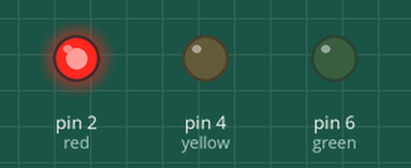
Bench run of a sketch on a simulated Arduino Uno, built with avr-gcc and run on an emulated ATmega328P. Shown: output pins drawn as LEDs (lit = HIGH).

Above: at 0.7 s.
At 2.2 s:
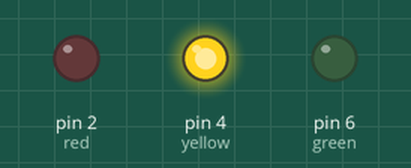
At 3.7 s:
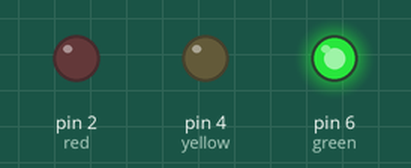
Timing chart, 0 to 5.9 s (numbered marks = the images above):
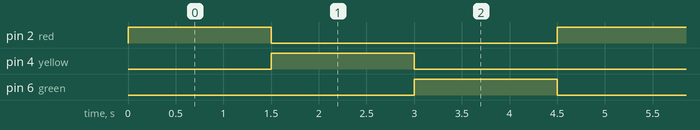

Measured:
- by itself, pin 2 (red), pin 4 (yellow), pin 6 (green): alternates HIGH for 1.5 s and LOW for 3.0 s
- by itself, everything shown: repeats every 4.5 s, in 3 steps

The sketch:

Traffic_Light_Simulation.ino
```cpp
int red = 2;
int yellow = 4;
int green = 6; // [cite: 235]

void setup() {
  pinMode(red, OUTPUT);
  pinMode(yellow, OUTPUT);
  pinMode(green, OUTPUT);
}

void loop() {
  digitalWrite(red, HIGH); // Turn on Red LED [cite: 236]
  digitalWrite(yellow, LOW);
  digitalWrite(green, LOW);
  delay(1500); // Wait for 1.5 seconds [cite: 236]

  digitalWrite(red, LOW);
  digitalWrite(yellow, HIGH); // Turn on Yellow LED [cite: 237]
  digitalWrite(green, LOW);
  delay(1500);

  digitalWrite(red, LOW); // Turn on Green LED [cite: 237]
  digitalWrite(yellow, LOW);
  digitalWrite(green, HIGH); // [cite: 238]
  delay(1500);
}
```
